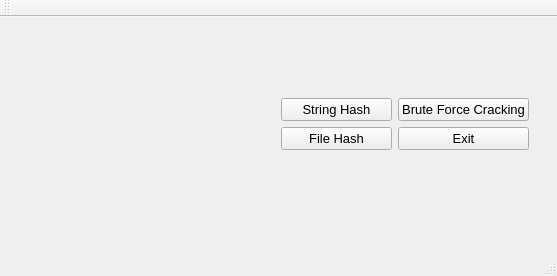
<?xml version="1.0" encoding="UTF-8"?>
<ui version="4.0">
 <class>MainWindow</class>
 <widget class="QMainWindow" name="MainWindow">
  <property name="geometry">
   <rect>
    <x>0</x>
    <y>0</y>
    <width>557</width>
    <height>276</height>
   </rect>
  </property>
  <property name="windowTitle">
   <string>MD5 Encryptor</string>
  </property>
  <property name="styleSheet">
   <string notr="true"/>
  </property>
  <widget class="QWidget" name="centralWidget">
   <widget class="QLabel" name="label">
    <property name="geometry">
     <rect>
      <x>30</x>
      <y>10</y>
      <width>191</width>
      <height>191</height>
     </rect>
    </property>
    <property name="text">
     <string/>
    </property>
    <property name="pixmap">
     <pixmap resource="src.qrc">:/welcome.jpeg</pixmap>
    </property>
    <property name="scaledContents">
     <bool>true</bool>
    </property>
   </widget>
   <widget class="QWidget" name="">
    <property name="geometry">
     <rect>
      <x>270</x>
      <y>70</y>
      <width>270</width>
      <height>75</height>
     </rect>
    </property>
    <layout class="QHBoxLayout" name="horizontalLayout">
     <item>
      <layout class="QVBoxLayout" name="verticalLayout">
       <item>
        <widget class="QPushButton" name="pushButton">
         <property name="font">
          <font>
           <pointsize>10</pointsize>
          </font>
         </property>
         <property name="text">
          <string>String Hash</string>
         </property>
        </widget>
       </item>
       <item>
        <widget class="QPushButton" name="pushButton_3">
         <property name="font">
          <font>
           <pointsize>10</pointsize>
          </font>
         </property>
         <property name="text">
          <string>File Hash</string>
         </property>
        </widget>
       </item>
      </layout>
     </item>
     <item>
      <layout class="QVBoxLayout" name="verticalLayout_2">
       <item>
        <widget class="QPushButton" name="pushButton_2">
         <property name="font">
          <font>
           <pointsize>10</pointsize>
          </font>
         </property>
         <property name="text">
          <string>Brute Force Cracking</string>
         </property>
        </widget>
       </item>
       <item>
        <widget class="QPushButton" name="pushButton_4">
         <property name="font">
          <font>
           <pointsize>10</pointsize>
          </font>
         </property>
         <property name="text">
          <string>Exit</string>
         </property>
        </widget>
       </item>
      </layout>
     </item>
    </layout>
   </widget>
  </widget>
  <widget class="QMenuBar" name="menuBar">
   <property name="geometry">
    <rect>
     <x>0</x>
     <y>0</y>
     <width>557</width>
     <height>26</height>
    </rect>
   </property>
  </widget>
  <widget class="QToolBar" name="mainToolBar">
   <attribute name="toolBarArea">
    <enum>TopToolBarArea</enum>
   </attribute>
   <attribute name="toolBarBreak">
    <bool>false</bool>
   </attribute>
  </widget>
  <widget class="QStatusBar" name="statusBar"/>
 </widget>
 <layoutdefault spacing="6" margin="11"/>
 <resources>
  <include location="src.qrc"/>
 </resources>
 <connections/>
</ui>
